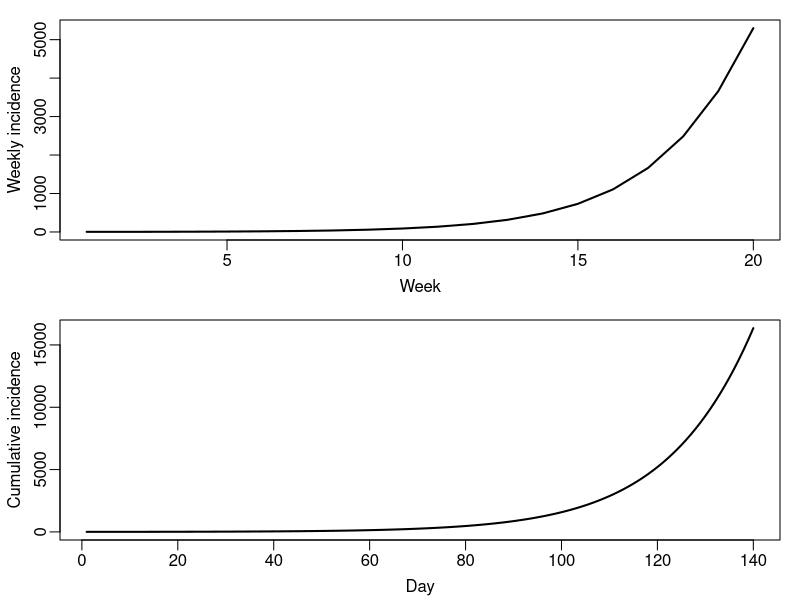
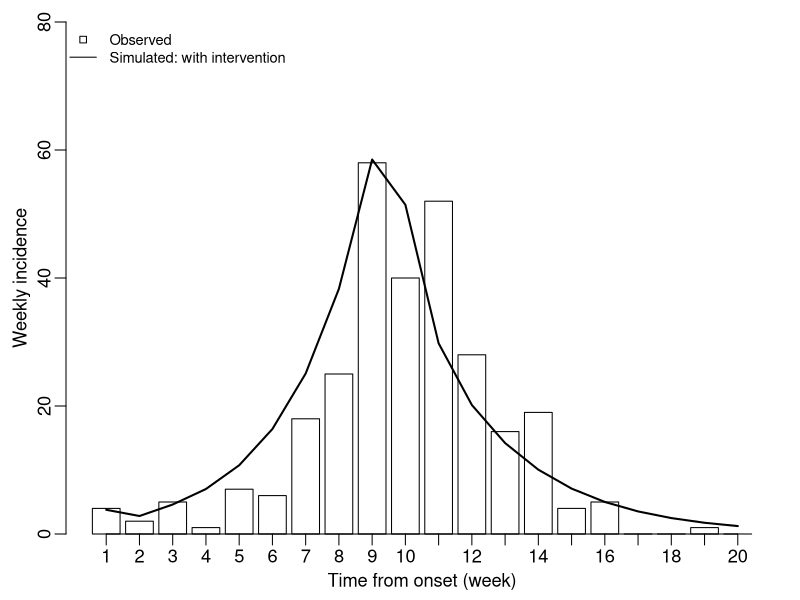
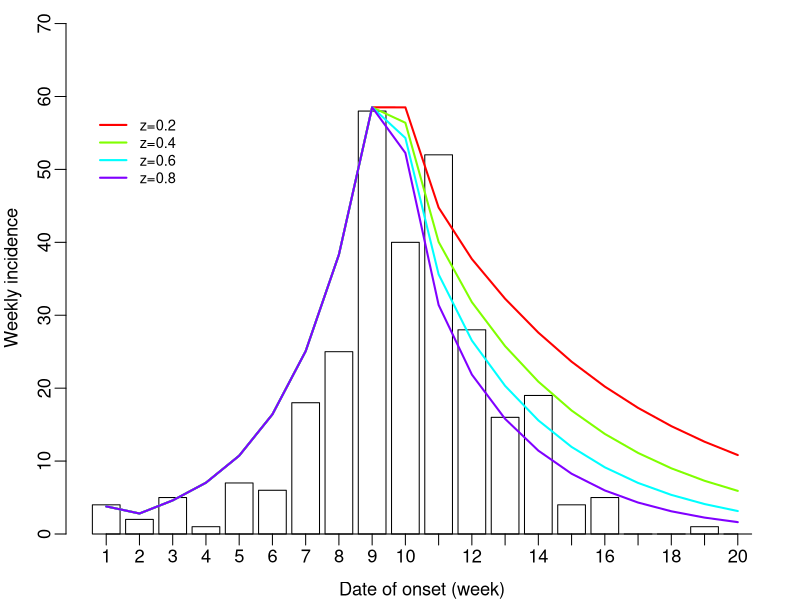

R code for these plots, in order:
## Lab 5: A complex compartmental model for Ebola
## model taken from Legrand et al. 2007

#############################################################################
## !!! NOTE: Please focus on the questions in the lab slides (i.e. pdf file)  
##              -those are the core questions you need to answer. 
## Any additional questions in this R script are meant as guidelines.
#############################################################################

## if you haven't had it installed yet, type in the following first:
## install.packages('deSolve')
library(deSolve)

EBOLA=function(t,state,parameters){
  with(as.list(c(state,parameters)),{
    
    # rate of change
    dS =  -S/N * (beta.I * I + beta.H * H + beta.F * FF);
    dE = S/N * (beta.I * I + beta.H * H  +  beta.F * FF)  -  alpha * E
    dI = alpha * E - I * (gamma.h * theta1 + gamma.d * (1 - theta1) * delta1 + gamma.i * (1 - theta1) * (1 - delta1));
    dH = gamma.h * theta1 * I - gamma.dh * delta2 * H  -  gamma.ih * (1 - delta2) * H
    dFF =  gamma.dh * delta2 * H  +  gamma.d * (1 - theta1) * delta1 * I  -  gamma.f * FF
    dR =  gamma.f * FF  +  gamma.i * (1 - theta1) * (1 - delta1) * I  +  gamma.ih * (1 - delta2) * H
    
    dcumInci = alpha * E # cumulative incidence
    
    # return the rate of change
    list(c(dS,  dE,  dI,  dH,  dFF,  dR,  dcumInci))
  }) # end with(as.list...)
}

####################################################################################
## Simulate the DRC 1995 outbreak
####################################################################################
# Initial conditions:
N=2e5; E0=H0=FF0=R0=0; I0=3; cumInci0=3; S0=N-I0;
state=c(S=S0,E=E0,I=I0,H=H0,FF=FF0,R=R0,cumInci=cumInci0);

## parameters for the DRC 1995 outbreak (Tables 3 & 4 in Legrand et al. 2007)
# no intervention
alpha=1/7; # incubation period: 7 days
gamma.h=1/5; # from onset to hopspitalization: 5 days
gamma.d=1/9.6; # from onset to death: 9.6 days
gamma.i=1/10; # from onset to end of infectiousness for survivors: 10 days
gamma.f=1/2; # from death to traditional burial 2 days
gamma.ih=1/(10-5); # from hospitalization to end of infectiousness for survivors
gamma.dh=1/(9.6-5); # from hospitalization to death
theta1=.67; # proportion infectious in the hospital
delta1=.8; # CFR for unhospitalized
delta2=.8; # CFR for hospitalize
p=.85; ## reduced by a factor of p as we are running it deterministically
beta.I=.588/7; # transmission rate in the community
beta.H=.794/7; # transmission rate in the hospital
beta.F=7.653/7 * p # transmission rate at funerals; 

# parms without intervention
parmsNoCtrl=c(alpha=alpha, # incubation period: 7 days
              gamma.h=gamma.h, # from onset to hopspitalization: 5 days
              gamma.d=gamma.d, # from onset to death: 9.6 days
              gamma.i=gamma.i, # from onset to end of infectiousness for survivors: 10 days
              gamma.f=gamma.f, # from death to traditional burial 2 days
              gamma.ih=gamma.ih, # from hospitalization to end of infectiousness for survivors
              gamma.dh=gamma.dh, # from hospitalization to death
              theta1=theta1, # proportion infectious in the hospital
              delta1=delta1, # CFR for unhospitalized
              delta2=delta2, # CFR for hospitalize
              beta.I=beta.I, # transmission rate in the community
              beta.H=beta.H, # transmission rate in the hospital
              beta.F=beta.F # transmission rate at funerals, 
);


####################################
## FIRST RUN WITHOUT CONTROL:
####################################
times=1:140; # run for 20 weeks
sim=ode(y=state,times=times,func=EBOLA,parms=parmsNoCtrl);

inci=sim[seq(7,nrow(sim),by=7),'cumInci']-c(0,sim[seq(7,nrow(sim)-7,by=7),'cumInci']) # get weekly incidence

par(mfrow=c(2,1),mar=c(3,3,1,1),mgp=c(1.8,.5,0),cex=1)
plot(inci,ylab='Weekly incidence',xlab='Week',type='l',lwd=2)
plot(sim[,'cumInci'],ylab='Cumulative incidence',xlab='Day',type='l',lwd=2)


#######################################
## NOW RUN IT WITH INTERVENTION AFTER 9 WEEK OF FIRST CASE
#######################################

# parms with intervention
z=.88; # intervention in the community
z.H=.75; # intervention in the hospital
z.F=0.875; # intervention in safe burial
parmsCtrl=c(alpha=alpha, # incubation period: 7 days
            gamma.h=gamma.h, # from onset to hopspitalization: 5 days
            gamma.d=gamma.d, # from onset to death: 9.6 days
            gamma.i=gamma.i, # from onset to end of infectiousness for survivors: 10 days
            gamma.f=gamma.f, # from death to traditional burial 2 days
            gamma.ih=gamma.ih, # from hospitalization to end of infectiousness for survivors
            gamma.dh=gamma.dh, # from hospitalization to death
            theta1=theta1, # proportion infectious in the hospital
            delta1=delta1, # CFR for unhospitalized
            delta2=delta2, # CFR for hospitalize
            beta.I=beta.I * (1-z), # transmission rate in the community
            beta.H=beta.H * (1-z.H), # transmission rate in the hospital
            beta.F=beta.F * (1-z.F) # transmission rate at funerals, 
);

## simulation starts on Mar 1, no intervention until May 4 (~9 weeks later)
## last case identified on July 12 (~19w weeks later)
times1=seq(1,9*7,by=1); # first 9 weeks with out intervention
times2=seq(9*7, 20*7,by=1); # afterward with incidence

# Stage 1: no intervention
simNoCtrl=ode(y=state,times=times1,func=EBOLA,parms=parmsNoCtrl);

# Stage 2: yes intervention
state2=c(S=tail(simNoCtrl[,'S'],1),E=tail(simNoCtrl[,'E'],1),
         I=tail(simNoCtrl[,'I'],1),H=tail(simNoCtrl[,'H'],1),
         FF=tail(simNoCtrl[,'FF'],1),R=tail(simNoCtrl[,'R'],1),
         cumInci=tail(simNoCtrl[,'cumInci'],1));
simCtrl=ode(y=state2,times=times2,func=EBOLA,parms=parmsCtrl);

# Combine the two
sim2=rbind(simNoCtrl,simCtrl[-1,])

inci2=sim2[seq(7,nrow(sim2),by=7),'cumInci']-c(0,sim2[seq(7,nrow(sim2)-7,by=7),'cumInci']) # get weekly incidence


#######################################
## COMPARE: NO-INTERVENTION, YES-INTERVENTION, OBSERVATIONS
#######################################
## mock data
dates=seq(as.Date('1995/3/4'),as.Date('1995/7/15'),by=7);
obs=c(4,2,5,1,7,6,18,25,58,40,52,28,16,19,4,5,0,0,1,0); # 291 cases
da=cbind(dates,obs)

## plot results：simulated (with intervention) v. observations
par(mfrow=c(1,1), mar=c(3,3,1,1),mgp=c(1.6,.5,0),cex=1.1)
## Note: In barplot, bars are not drawn at intervals 1:10, etc., but on something else. 
## The actual x-coodinates can be seen if you save your barplot object. 
df.bar=barplot(obs,col='white',xlab='Time from onset (week)',
               ylab='Weekly incidence',ylim=c(0,80))
axis(1,at=df.bar,lab=1:20)
lines(x=df.bar, y=inci2,lwd=2) # use 'x=df.bar' to match with weeks
legend('topleft',c('Observed','Simulated: with intervention'),
       lty=c(NA,1),pch=c(0,NA),col=c('black','black'),cex=.8,bty='n')


##########################
### Q3: compare intervention with no intervention

  # plot and compare all three yourself


##############################################################################
## SENSITIVITY TESTS & EFFECTIVENESS OF INTERVENTION
##############################################################################
## Reduction in transmission within the community:
times1=seq(1,9*7,by=1); # first wk weeks with out intervention
times2=seq(9*7, 20*7,by=1);

zs=seq(.2,.8,by=.2)
res=matrix(0,20,length(zs))
for (i in 1:length(zs)){
  z=zs[i]; # intervention in the community
  z.H=0.75; # intervention in the hospital
  z.F=0.875; # intervention in safe burial
  parmsCtrl=c(alpha=alpha, # incubation period: 7 days
              gamma.h=gamma.h, # from onset to hopspitalization: 5 days
              gamma.d=gamma.d, # from onset to death: 9.6 days
              gamma.i=gamma.i, # from onset to end of infectiousness for survivors: 10 days
              gamma.f=gamma.f, # from death to traditional burial 2 days
              gamma.ih=gamma.ih, # from hospitalization to end of infectiousness for survivors
              gamma.dh=gamma.dh, # from hospitalization to death
              theta1=theta1, # proportion infectious in the hospital
              delta1=delta1, # CFR for unhospitalized
              delta2=delta2, # CFR for hospitalize
              beta.I=beta.I * (1-z), # transmission rate in the community
              beta.H=beta.H * (1-z.H), # transmission rate in the hospital
              beta.F=beta.F * (1-z.F) # transmission rate at funerals, 
  );
  simNoCtrl=ode(y=state,times=times1,func=EBOLA,parms=parmsNoCtrl);
  state2=c(S=tail(simNoCtrl[,'S'],1),E=tail(simNoCtrl[,'E'],1),I=tail(simNoCtrl[,'I'],1),
           H=tail(simNoCtrl[,'H'],1),FF=tail(simNoCtrl[,'FF'],1),R=tail(simNoCtrl[,'R'],1),
           Inci=tail(simNoCtrl[,'cumInci'],1));
  simCtrl=ode(y=state2,times=times2,func=EBOLA,parms=parmsCtrl);
  sim=rbind(simNoCtrl,simCtrl[-1,])
  # save the result before exiting the loop
  res[,i]=sim[seq(7,nrow(sim),by=7),'cumInci']-c(0,sim[seq(7,nrow(sim)-7,by=7),'cumInci']) # get weekly incidence
}

ymax=max(res)*1.2
par(mar=c(3,3,1,1),mgp=c(2,.5,0),cex=1.1)
df.bar=barplot(obs,col='white',xlab='Date of onset (week)',
               ylab='Weekly incidence',ylim=c(0,ymax))
axis(1,at=df.bar,lab=1:20)
matlines(x=df.bar, y=res,lty=1, lwd=2,col=rainbow(ncol(res))) # use 'x=df.bar' to match with weeks
legend(0,ymax/1.2,c(paste('z=',zs,sep='')),
       lty=1, lwd=2,col=rainbow(ncol(res)),bty='n',cex=.8)



## NOW ADAPT THE CODE ABOVE TO COMPLETE THE EXERCISE BELOW:


##############################
# intervention at the hospital
##############################


##############################
# Intervention at the funerals
##############################


##############################
## Timing of intervention
##############################
